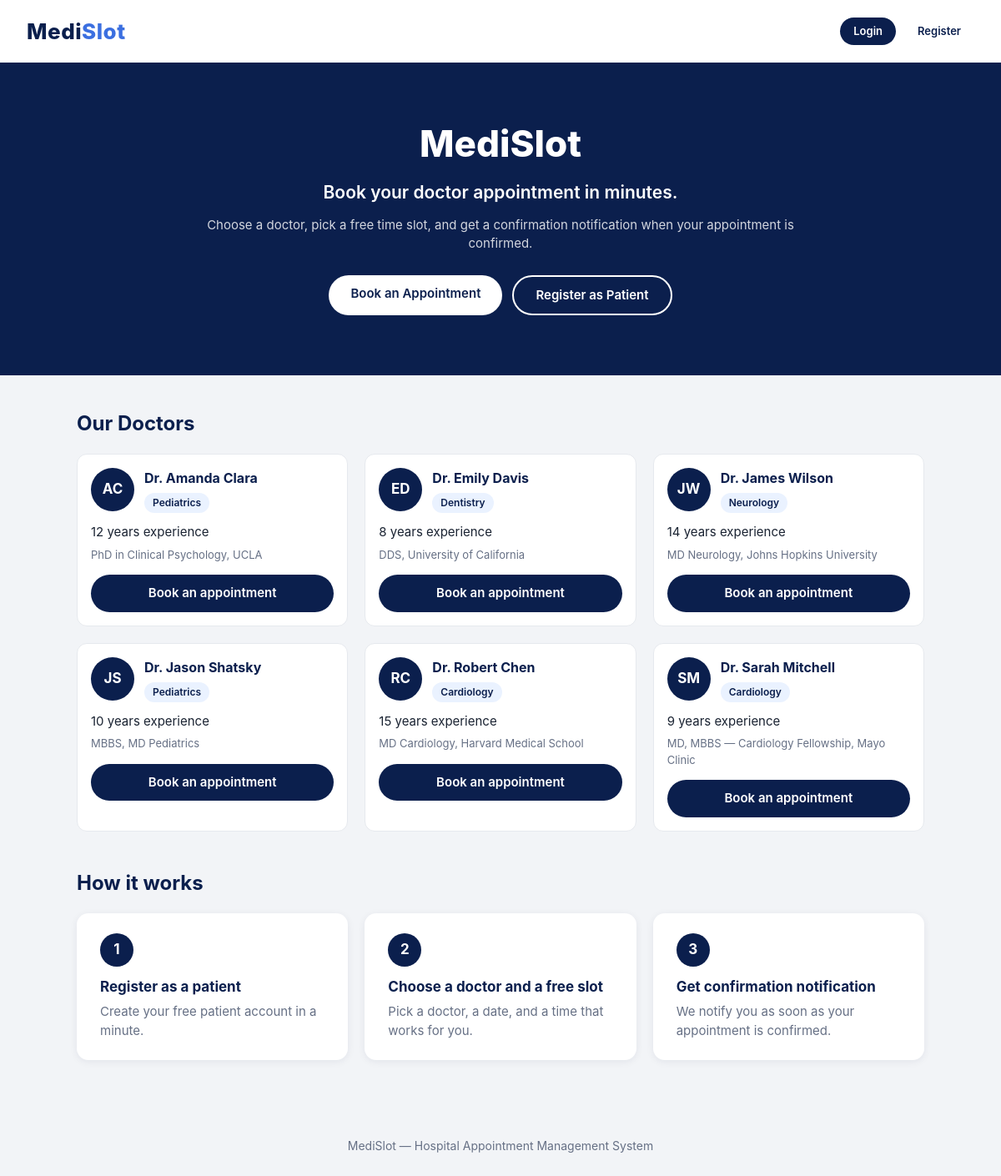
The page / on the database its author committed.
### tables this page shows
CREATE TABLE IF NOT EXISTS doctors (
  id INT AUTO_INCREMENT PRIMARY KEY,
  name VARCHAR(100) NOT NULL,
  specialization VARCHAR(100) NOT NULL,
  experience_years INT NOT NULL,
  education VARCHAR(255) NOT NULL,
  photo_url VARCHAR(255) NULL
);

### index.php (the view, shortened to what this page needs)
<?php
$doctors = [];
$dbReady = false;
try {
    $pdo = new PDO(
        'mysql:host=localhost;dbname=medislot_db;charset=utf8mb4',
        'root',
        '',
        [
            PDO::ATTR_ERRMODE => PDO::ERRMODE_EXCEPTION,
            PDO::ATTR_DEFAULT_FETCH_MODE => PDO::FETCH_ASSOC,
        ]
    );
    $doctors = $pdo->query('SELECT id, name, specialization, experience_years, education, photo_url FROM doctors ORDER BY name')->fetchAll();
    $dbReady = true;
} catch (Throwable $e) {
    $doctors = [];
    $dbReady = false;
}
function initialsOf($name) {
    $name = trim(preg_replace('/^Dr\.?\s*/i', '', $name));
    $parts = preg_split('/\s+/', $name);
    $ini = '';
    foreach (array_slice($parts, 0, 2) as $p) {
        $ini .= strtoupper(substr($p, 0, 1));
    }
    return $ini === '' ? '?' : $ini;
}
function displayDoctor($name) {
    $name = trim($name);
    if (stripos($name, 'Dr.') === 0 || stripos($name, 'Dr ') === 0) {
        return $name;
    }
    return 'Dr. ' . $name;
}
?>
<!DOCTYPE html>
<html lang="en">
<head>
    <link rel="stylesheet" href="style.css">
</head>
<body>
    <header class="landing-header">
        <a class="landing-logo" href="index.php">Medi<span>Slot</span></a>
        <nav class="landing-nav">
            <a class="btn btn-sm" href="login.php">Login</a>
            <a class="btn btn-sm btn-light" href="register.php">Register</a>
        </nav>
    </header>
    <section class="hero">
        <div class="hero-inner">
            <h1>MediSlot</h1>
            <p class="hero-tag">Book your doctor appointment in minutes.</p>
            <p class="hero-sub">Choose a doctor, pick a free time slot, and get a confirmation notification when your appointment is confirmed.</p>
            <div class="hero-actions">
                <a class="btn btn-light" href="login.php">Book an Appointment</a>
                <a class="btn btn-outline" href="register.php">Register as Patient</a>
            </div>
        </div>
    </section>
    <main class="landing-wrap">
        <?php if ($dbReady): ?>
            <section>
                <h2 class="section-title">Our Doctors</h2>
                <?php if (empty($doctors)): ?>
                    <p class="muted">No doctors are listed yet.</p>
                <?php else: ?>
                    <div class="doctors-grid">
                        <?php foreach ($doctors as $d): ?>
                            <div class="doctor-card landing-doctor-card">
                                <div class="doctor-head">
                                    <?php if (!empty($d['photo_url'])): ?>
                                        <img class="doctor-avatar-img" src="<?php echo htmlspecialchars($d['photo_url']); ?>" alt="<?php echo htmlspecialchars($d['name']); ?>">
                                    <?php else: ?>
                                        <span class="doctor-avatar"><?php echo htmlspecialchars(initialsOf($d['name'])); ?></span>
                                    <?php endif; ?>
                                    <div>
                                        <div class="doctor-name"><?php echo htmlspecialchars(displayDoctor($d['name'])); ?></div>
                                        <span class="spec-pill"><?php echo htmlspecialchars($d['specialization']); ?></span>
                                    </div>
                                </div>
                                <p><?php echo (int)$d['experience_years']; ?> years experience</p>
                                <?php if (!empty($d['education'])): ?>
                                    <p class="muted small"><?php echo htmlspecialchars($d['education']); ?></p>
                                <?php endif; ?>
                                <a class="btn btn-block" href="login.php" style="margin-top: 14px;">Book an appointment</a>
                            </div>
                        <?php endforeach; ?>
                    </div>
                <?php endif; ?>
            </section>
        <?php endif; ?>
        <section>
            <h2 class="section-title">How it works</h2>
            <div class="steps-grid">
                <div class="card step-card">
                    <div class="step-num">1</div>
                    <h3>Register as a patient</h3>
                    <p class="muted">Create your free patient account in a minute.</p>
                </div>
                <div class="card step-card">
                    <div class="step-num">2</div>
                    <h3>Choose a doctor and a free slot</h3>
                    <p class="muted">Pick a doctor, a date, and a time that works for you.</p>
                </div>
                <div class="card step-card">
                    <div class="step-num">3</div>
                    <h3>Get confirmation notification</h3>
                    <p class="muted">We notify you as soon as your appointment is confirmed.</p>
                </div>
            </div>
        </section>
    </main>
    <footer class="landing-footer">
        MediSlot — Hospital Appointment Management System
    </footer>
</body>
</html>

### style.css (style rules this page uses)
* { box-sizing: border-box; margin: 0; padding: 0; }
body { font-family: -apple-system, BlinkMacSystemFont, "Segoe UI", Roboto, Arial, Helvetica, sans-serif; background: #F2F4F7; color: #1a2332; font-size: 15px; line-height: 1.5; }
a { color: #0B1F4D; }
.card { background: #fff; border-radius: 14px; box-shadow: 0 2px 10px rgba(11, 31, 77, .07); padding: 24px 28px; max-width: 760px; }
.btn { display: inline-block; background: #0B1F4D; color: #fff; border: none; border-radius: 999px; padding: 11px 26px; font-size: 15px; font-weight: 600; cursor: pointer; text-decoration: none; text-align: center; }
.btn-block { width: 100%; }
.muted { color: #667085; }
.doctor-card { border: 1px solid #e6e9ee; border-radius: 12px; padding: 16px; margin-bottom: 14px; background: #fff; }
.doctor-head { display: flex; gap: 12px; align-items: flex-start; margin-bottom: 12px; }
.doctor-avatar { flex-shrink: 0; width: 52px; height: 52px; border-radius: 50%; background: #0B1F4D; color: #fff; display: flex; align-items: center; justify-content: center; font-weight: 700; font-size: 17px; }
.doctor-name { font-weight: 700; color: #0B1F4D; font-size: 16px; }
.spec-pill { display: inline-block; background: #eaf2ff; color: #0B1F4D; font-size: 12px; font-weight: 600; border-radius: 999px; padding: 3px 10px; margin-top: 6px; }
.small { font-size: 13px; }
.btn-sm { padding: 7px 16px; font-size: 13px; }
.landing-header { display: flex; align-items: center; justify-content: space-between; gap: 16px; padding: 18px 32px; background: #fff; box-shadow: 0 2px 10px rgba(11, 31, 77, .06); }
.landing-logo { font-size: 26px; font-weight: 800; letter-spacing: .5px; color: #0B1F4D; text-decoration: none; }
.landing-logo span { color: #3b6fe0; }
.landing-nav { display: flex; gap: 10px; }
.btn-light { background: #fff; color: #0B1F4D; }
.btn-outline { background: transparent; color: #fff; border: 2px solid #fff; }
.hero { background: #0B1F4D; color: #fff; padding: 64px 32px 72px; text-align: center; }
.hero-inner { max-width: 720px; margin: 0 auto; }
.hero h1 { font-size: 44px; font-weight: 800; margin-bottom: 10px; }
.hero-tag { font-size: 21px; font-weight: 600; margin-bottom: 12px; }
.hero-sub { color: rgba(255, 255, 255, .82); margin-bottom: 26px; }
.hero-actions { display: flex; gap: 12px; justify-content: center; flex-wrap: wrap; }
.landing-wrap { max-width: 1080px; margin: 0 auto; padding: 40px 32px 24px; }
.section-title { font-size: 24px; color: #0B1F4D; margin-bottom: 18px; }
.landing-wrap section { margin-bottom: 44px; }
.doctors-grid { display: grid; grid-template-columns: repeat(3, minmax(0, 1fr)); gap: 20px; }
.landing-doctor-card { margin-bottom: 0; }
.landing-doctor-card p { margin-top: 6px; }
.steps-grid { display: grid; grid-template-columns: repeat(3, minmax(0, 1fr)); gap: 20px; }
.step-card { max-width: none; }
.step-card h3 { font-size: 17px; color: #0B1F4D; margin: 12px 0 6px; }
.step-num { width: 40px; height: 40px; border-radius: 50%; background: #0B1F4D; color: #fff; display: flex; align-items: center; justify-content: center; font-weight: 700; font-size: 17px; }
.landing-footer { text-align: center; color: #667085; padding: 24px 32px 32px; font-size: 14px; }

### rows shown on the page
doctors: name "AC", name "Dr. Amanda Clara", specialization "Pediatrics", experience_years "12", education "PhD in Clinical Psychology, UCLA"
doctors: name "ED", name "Dr. Emily Davis", specialization "Dentistry", experience_years "8", education "DDS, University of California"
doctors: name "JW", name "Dr. James Wilson", specialization "Neurology", experience_years "14", education "MD Neurology, Johns Hopkins University"
doctors: name "JS", name "Dr. Jason Shatsky", specialization "Pediatrics", experience_years "10", education "MBBS, MD Pediatrics"
doctors: name "RC", name "Dr. Robert Chen", specialization "Cardiology", experience_years "15", education "MD Cardiology, Harvard Medical School"
doctors: name "SM", name "Dr. Sarah Mitchell", specialization "Cardiology", experience_years "9", education "MD, MBBS — Cardiology Fellowship, Mayo Clinic"
